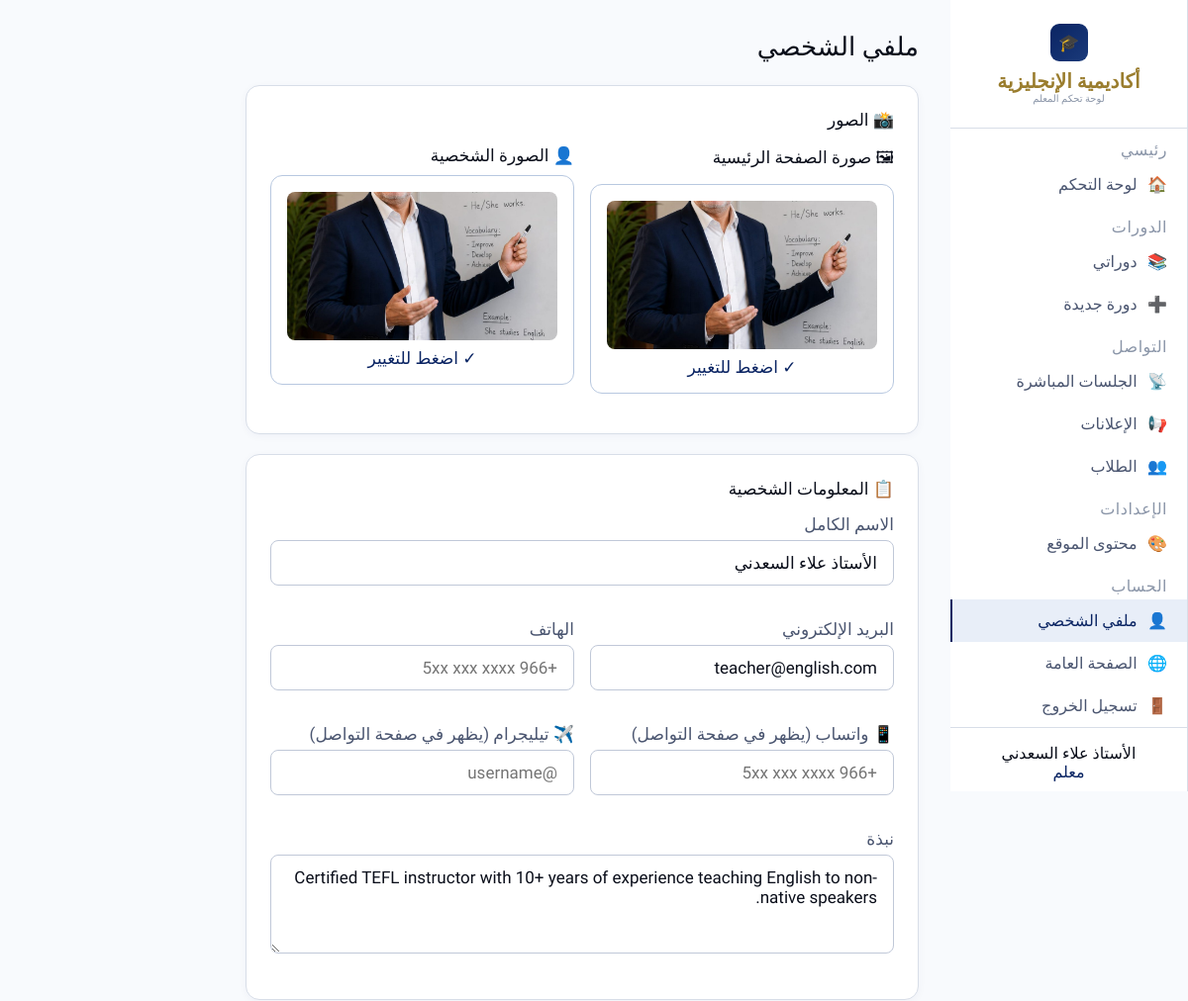
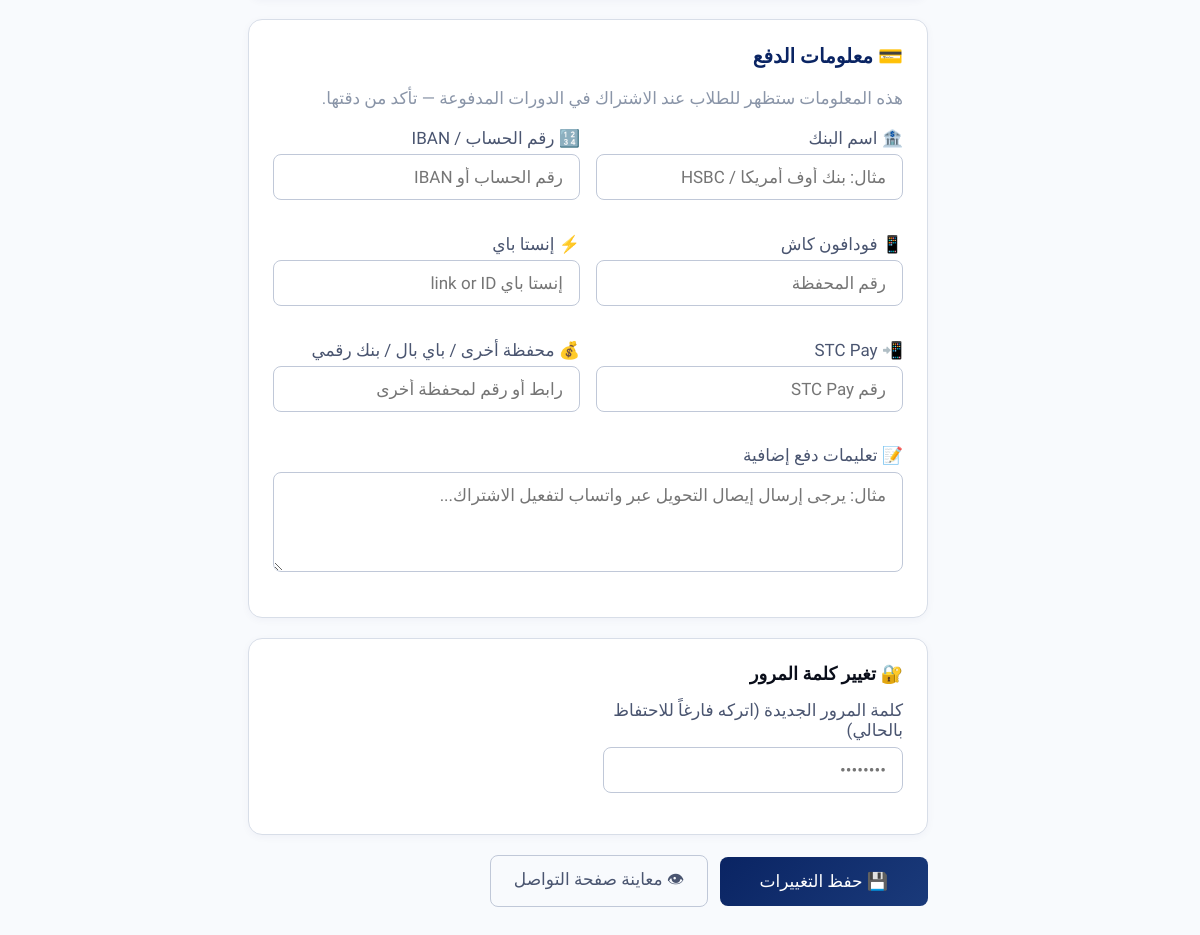
Screenshot of /teacher/profile (signed in) with the database file from the repository (2 pictures, top to bottom).
### app.py (models this page shows)
class User(UserMixin, db.Model):
    id = db.Column(db.Integer, primary_key=True)
    name = db.Column(db.String(100), nullable=False)
    email = db.Column(db.String(120), unique=True, nullable=False)
    password = db.Column(db.String(200), nullable=False)
    role = db.Column(db.String(20), default='student')  # 'teacher' or 'student'
    avatar = db.Column(db.String(200), default='')
    bio = db.Column(db.Text, default='')
    phone = db.Column(db.String(30), default='')
    whatsapp = db.Column(db.String(50), default='')
    telegram = db.Column(db.String(100), default='')
    hero_photo = db.Column(db.String(200), default='')
    country = db.Column(db.String(60), default='')
    created_at = db.Column(db.DateTime, default=datetime.utcnow)
    is_active_account = db.Column(db.Boolean, default=True)
    bank_account = db.Column(db.String(200), default='')
    bank_name = db.Column(db.String(100), default='')
    wallet_vodafone = db.Column(db.String(50), default='')
    wallet_instapay = db.Column(db.String(100), default='')
    wallet_stcpay = db.Column(db.String(50), default='')
    wallet_other = db.Column(db.String(200), default='')
    payment_notes = db.Column(db.Text, default='')
    enrollments = db.relationship('Enrollment', backref='student', lazy=True)
    progress = db.relationship('Progress', backref='student', lazy=True)

### app.py (the view, shortened to what this page needs)
@app.route('/teacher/profile', methods=['GET', 'POST'])
@login_required
def teacher_profile():
    if current_user.role != 'teacher':
        return redirect(url_for('dashboard'))
    pending = Enrollment.query.join(Course).filter(Course.teacher_id == current_user.id, Enrollment.is_approved == False).count()
    return render_template('teacher/profile.html', pending=pending)

### app.py (called while the page is built)
@login_manager.user_loader
def load_user(user_id):
    return User.query.get(int(user_id))

### templates/teacher/profile.html (shortened to what this page needs)
{% extends "base.html" %}
{% block body %}
<div class="sidebar">
  <div class="sb-logo">
    <div class="ic">🎓</div>
    <h2>أكاديمية الإنجليزية</h2>
    <p>لوحة تحكم المعلم</p>
  </div>
  <div class="sb-section">رئيسي</div>
  <a href="{{ url_for('teacher_dashboard') }}" class="sb-link {% if request.endpoint == 'teacher_dashboard' %}active{% endif %}"><span class="ic">🏠</span>لوحة التحكم</a>
  <div class="sb-section">الدورات</div>
  <a href="{{ url_for('teacher_courses') }}" class="sb-link {% if request.endpoint == 'teacher_courses' %}active{% endif %}"><span class="ic">📚</span>دوراتي</a>
  <a href="{{ url_for('new_course') }}" class="sb-link {% if request.endpoint == 'new_course' %}active{% endif %}"><span class="ic">➕</span>دورة جديدة</a>
  <div class="sb-section">التواصل</div>
  <a href="{{ url_for('teacher_live') }}" class="sb-link {% if request.endpoint == 'teacher_live' %}active{% endif %}"><span class="ic">📡</span>الجلسات المباشرة</a>
  <a href="{{ url_for('teacher_announcements') }}" class="sb-link {% if request.endpoint == 'teacher_announcements' %}active{% endif %}"><span class="ic">📢</span>الإعلانات</a>
  <a href="{{ url_for('teacher_students') }}" class="sb-link "><span class="ic">👥</span>الطلاب </a>
    <div class="sb-section">الإعدادات</div>
  <a href="{{ url_for('teacher_site_content') }}" class="sb-link {% if request.endpoint == 'teacher_site_content' %}active{% endif %}"><span class="ic">🎨</span>محتوى الموقع</a>
<div class="sb-section">الحساب</div>
  <a href="{{ url_for('teacher_profile') }}" class="sb-link {% if request.endpoint == 'teacher_profile' %}active{% endif %}"><span class="ic">👤</span>ملفي الشخصي</a>
  <a href="{{ url_for('index') }}" class="sb-link" target="_blank"><span class="ic">🌐</span>الصفحة العامة</a>
  <a href="{{ url_for('logout') }}" class="sb-link"><span class="ic">🚪</span>تسجيل الخروج</a>
  <div class="sb-user">
    <div class="name">{{ current_user.name }}</div>
    <div class="role">معلم</div>
  </div>
</div>
<div class="main">
  <div class="page-title">ملفي الشخصي</div>
  <form method="POST" enctype="multipart/form-data" style="max-width:680px;">
    <div class="card" style="margin-bottom:1.25rem;">
      <div style="font-size:17px;font-weight:500;margin-bottom:1rem;">📸 الصور</div>
      <div class="photo-boxes">
        <div>
          <div class="photo-label">🖼 صورة الصفحة الرئيسية</div>
          <div class="photo-box {% if current_user.hero_photo %}has-img{% endif %}" id="heroBox" onclick="document.getElementById('heroInput').click()">
            {% if current_user.hero_photo %}
              <img id="heroPreview" src="{{ url_for('static', filename=current_user.hero_photo) }}" class="photo-preview">
              <div style="font-size:17px;color:var(--blue);">✓ اضغط للتغيير</div>
            {% else %}
              <div class="ph" id="heroPH"><span class="ic">🖼</span><p>اضغط للرفع</p><small>تظهر في الصفحة الرئيسية</small></div>
              <img id="heroPreview2" src="" class="photo-preview" style="display:none">
            {% endif %}
          </div>
        </div>
        <div>
          <div class="photo-label">👤 الصورة الشخصية</div>
          <div class="photo-box {% if current_user.avatar %}has-img{% endif %}" id="avatarBox" onclick="document.getElementById('avatarInput').click()">
            {% if current_user.avatar %}
              <img id="avatarPreview3" src="{{ url_for('static', filename=current_user.avatar) }}" class="photo-preview">
              <div style="font-size:17px;color:var(--blue);">✓ اضغط للتغيير</div>
            {% else %}
              <div class="ph" id="avatarPH"><span class="ic">👨‍🏫</span><p>اضغط للرفع</p><small>صورتك الشخصية</small></div>
              <img id="avatarPreview" src="" class="photo-preview" style="display:none">
            {% endif %}
          </div>
        </div>
      </div>
    </div>
    <div class="card" style="margin-bottom:1.25rem;">
      <div style="font-size:17px;font-weight:500;margin-bottom:1rem;">📋 المعلومات الشخصية</div>
      <div class="form-grid">
        <div class="form-group" style="grid-column:1/-1;">
          <label class="form-label">الاسم الكامل</label>
          <input type="text" name="name" class="form-input" value="{{ current_user.name }}" required>
        </div>
        <div class="form-group">
          <label class="form-label">البريد الإلكتروني</label>
          <input type="email" name="email" class="form-input" value="{{ current_user.email }}">
        </div>
        <div class="form-group">
          <label class="form-label">الهاتف</label>
          <input type="text" name="phone" class="form-input" value="{{ current_user.phone }}" placeholder="+966 5xx xxx xxxx">
        </div>
        <div class="form-group">
          <label class="form-label">📱 واتساب (يظهر في صفحة التواصل)</label>
          <input type="text" name="whatsapp" class="form-input" value="{{ current_user.whatsapp }}" placeholder="+966 5xx xxx xxxx">
        </div>
        <div class="form-group">
          <label class="form-label">✈️ تيليجرام (يظهر في صفحة التواصل)</label>
          <input type="text" name="telegram" class="form-input" value="{{ current_user.telegram }}" placeholder="@username">
        </div>
        <div class="form-group" style="grid-column:1/-1;">
          <label class="form-label">نبذة</label>
          <textarea name="bio" class="form-input" rows="3" placeholder="عن خبرتك التعليمية وشهاداتك...">{{ current_user.bio }}</textarea>
        </div>
      </div>
    </div>
    <div class="card" style="margin-bottom:1.25rem;">
      <div style="font-size:20px;font-weight:700;margin-bottom:1.25rem;color:var(--blue);">💳 معلومات الدفع</div>
      <div style="font-size:17px;color:var(--tx3);margin-bottom:1.25rem;">هذه المعلومات ستظهر للطلاب عند الاشتراك في الدورات المدفوعة — تأكد من دقتها.</div>
      <div style="display:grid;grid-template-columns:1fr 1fr;gap:1rem;">
        <div class="form-group">
          <label class="form-label">🏦 اسم البنك</label>
          <input type="text" name="bank_name" class="form-input" value="{{ current_user.bank_name }}" placeholder="مثال: بنك أوف أمريكا / HSBC">
        </div>
        <div class="form-group">
          <label class="form-label">🔢 رقم الحساب / IBAN</label>
          <input type="text" name="bank_account" class="form-input" value="{{ current_user.bank_account }}" placeholder="رقم الحساب أو IBAN">
        </div>
        <div class="form-group">
          <label class="form-label">📱 فودافون كاش</label>
          <input type="text" name="wallet_vodafone" class="form-input" value="{{ current_user.wallet_vodafone }}" placeholder="رقم المحفظة">
        </div>
        <div class="form-group">
          <label class="form-label">⚡ إنستا باي</label>
          <input type="text" name="wallet_instapay" class="form-input" value="{{ current_user.wallet_instapay }}" placeholder="إنستا باي link or ID">
        </div>
        <div class="form-group">
          <label class="form-label">📲 STC Pay</label>
          <input type="text" name="wallet_stcpay" class="form-input" value="{{ current_user.wallet_stcpay }}" placeholder="رقم STC Pay">
        </div>
        <div class="form-group">
          <label class="form-label">💰 محفظة أخرى / باي بال / بنك رقمي</label>
          <input type="text" name="wallet_other" class="form-input" value="{{ current_user.wallet_other }}" placeholder="رابط أو رقم لمحفظة أخرى">
        </div>
        <div class="form-group" style="grid-column:1/-1;">
          <label class="form-label">📝 تعليمات دفع إضافية</label>
          <textarea name="payment_notes" class="form-input" rows="3" placeholder="مثال: يرجى إرسال إيصال التحويل عبر واتساب لتفعيل الاشتراك...">{{ current_user.payment_notes }}</textarea>
        </div>
      </div>
    </div>
    <div class="card" style="margin-bottom:1.25rem;">
      <div style="font-size:18px;font-weight:600;margin-bottom:1rem;">🔐 تغيير كلمة المرور</div>
      <div class="form-group" style="max-width:300px;">
        <label class="form-label">كلمة المرور الجديدة (اتركه فارغاً للاحتفاظ بالحالي)</label>
        <input type="password" name="new_password" class="form-input" placeholder="••••••••">
      </div>
    </div>
    <div style="display:flex;gap:.75rem;align-items:center;">
      <button type="submit" class="btn btn-primary" style="padding:.9rem 2.5rem;font-size:17px;">💾 حفظ التغييرات</button>
      <a href="{{ url_for('contact') }}" target="_blank" class="btn btn-ghost">👁 معاينة صفحة التواصل</a>
    </div>
  </form>
</div>
{% endblock %}

### templates/base.html (style rules this page uses)
* { margin:0;padding:0;box-sizing:border-box; }
:root { --gold:#C9A84C; --gold-l:#E8C96A; --gold-d:#9A7D2E; --gold-bg:#FFF8E7; --gold-bd:#F0E0B0; --blue:#0A2463; --blue-l:#1A3A7A; --blue-d:#051838; --blue-bg:#E8EEF8; --blue-bd:#B8C8E0; --bg:#F8FAFD; --bg2:#FFFFFF; --bg3:#EDF1F8; --tx:#0A0E1A; --tx2:#4A5570; --tx3:#8A95A8; --bd:#D8DEE8; --bd2:#C0C8D8; --red:#DC2626; --red-bg:#FEF2F2; --red-bd:#FECACA; --gradient-blue:linear-gradient(135deg, #0A2463, #1A3A7A); --gradient-gold:linear-gradient(135deg, #C9A84C, #E8C96A); --shadow-blue:0 4px 20px rgba(10,36,99,0.15); --shadow-gold:0 4px 20px rgba(201,168,76,0.25); }
body { font-family:'Tajawal',sans-serif;font-size:18px;background:var(--bg);color:var(--tx);min-height:100vh;direction:rtl;text-align:right; }
a { text-decoration:none;color:inherit; }
img { max-width:100%; }
.btn { display:inline-flex;align-items:center;gap:.4rem;padding:.65rem 1.4rem;border-radius:8px;font-family:'Tajawal',sans-serif;font-size:17px;font-weight:500;cursor:pointer;border:none;transition:all .2s; }
.btn-primary { background:var(--gradient-blue);color:#fff; }
.btn-ghost { background:transparent;border:0.5px solid var(--bd2);color:var(--tx2); }
.card { background:#fff;border:0.5px solid var(--bd);border-radius:14px;padding:1.5rem;box-shadow:0 2px 8px rgba(10,36,99,0.04); }
.form-group { margin-bottom:1.1rem; }
.form-label { display:block;font-size:17px;color:var(--tx2);margin-bottom:.4rem;font-weight:500; }
.form-input { width:100%;padding:.75rem 1rem;border:0.5px solid var(--bd2);border-radius:8px;font-family:'Tajawal',sans-serif;font-size:17px;background:#fff;color:var(--tx);outline:none;transition:border-color .2s,box-shadow .2s; }
textarea.form-input { resize:vertical;min-height:100px; }

### templates/teacher/profile.html (style rules this page uses)
body { display:grid;grid-template-columns:240px 1fr;min-height:100vh; }
.sidebar { background:#fff;border-right:0.5px solid var(--bd);padding:1.5rem 0;display:flex;flex-direction:column;position:sticky;top:0;height:100vh;overflow-y:auto; }
.sb-logo { padding:0 1.25rem 1.5rem;border-bottom:0.5px solid var(--bd);text-align:center; }
.sb-logo .ic { width:38px;height:38px;background:var(--gradient-blue);border-radius:9px;display:flex;align-items:center;justify-content:center;font-size:17px;color:#FFD700;margin:0 auto; }
.sb-logo h2 { font-family:'Amiri',serif;font-size:20px;color:var(--gold-d);margin-top:.5rem; }
.sb-logo p { font-size:10px;color:var(--tx3); }
.sb-section { padding:.75rem 1.25rem .25rem;font-size:16px;color:var(--tx3);letter-spacing:.5px;text-transform:uppercase; }
.sb-link { display:flex;align-items:center;justify-content:flex-start;gap:.65rem;padding:.75rem 1.25rem;font-size:16px;color:var(--tx2);transition:all .15s;cursor:pointer;border-left:2px solid transparent; }
.sb-link:hover,.sb-link.active { background:var(--blue-bg);color:var(--blue);border-left-color:var(--blue); }
.sb-link .ic { font-size:16px;min-width:20px; }
.sb-user { margin-top:auto;padding:1rem 1.25rem;border-top:0.5px solid var(--bd);text-align:center; }
.sb-user .name { font-size:16px;font-weight:500;color:var(--tx); }
.sb-user .role { font-size:16px;color:var(--blue); }
.main { background:var(--bg);padding:2rem;overflow-y:auto; }
.page-title { font-family:'Amiri',serif;font-size:26px;color:var(--tx);margin-bottom:1.5rem; }
.form-grid { display:grid;grid-template-columns:1fr 1fr;gap:1rem; }
.photo-boxes { display:grid;grid-template-columns:1fr 1fr;gap:1rem;margin-bottom:1rem; }
.photo-box { border:1.5px dashed var(--bd2);border-radius:12px;padding:1rem;text-align:center;cursor:pointer;transition:all .2s;background:#fff; }
.photo-box.has-img { border-style:solid;border-color:var(--blue-bd); }
.photo-preview { width:100%;height:150px;object-fit:cover;border-radius:8px;display:block;margin-bottom:.5rem; }
.photo-label { font-size:17px;font-weight:500;color:var(--tx);margin-bottom:.6rem; }

### rows the page displays
User: name "الأستاذ علاء السعدني", hero_photo (picture), avatar (picture), email "teacher@english.com", bio "Certified TEFL instructor with 10+ years of experience teaching English to non-native speakers."
